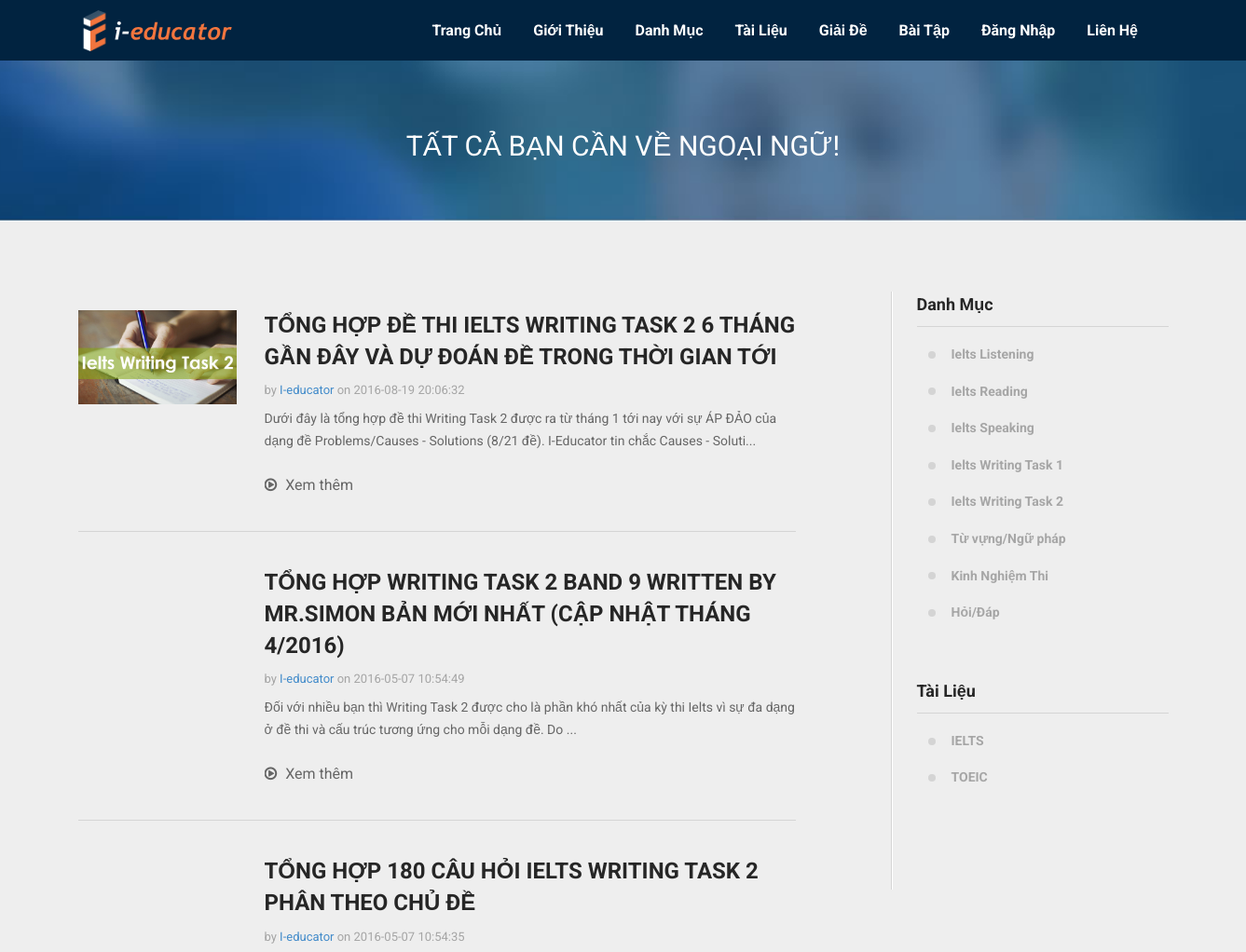
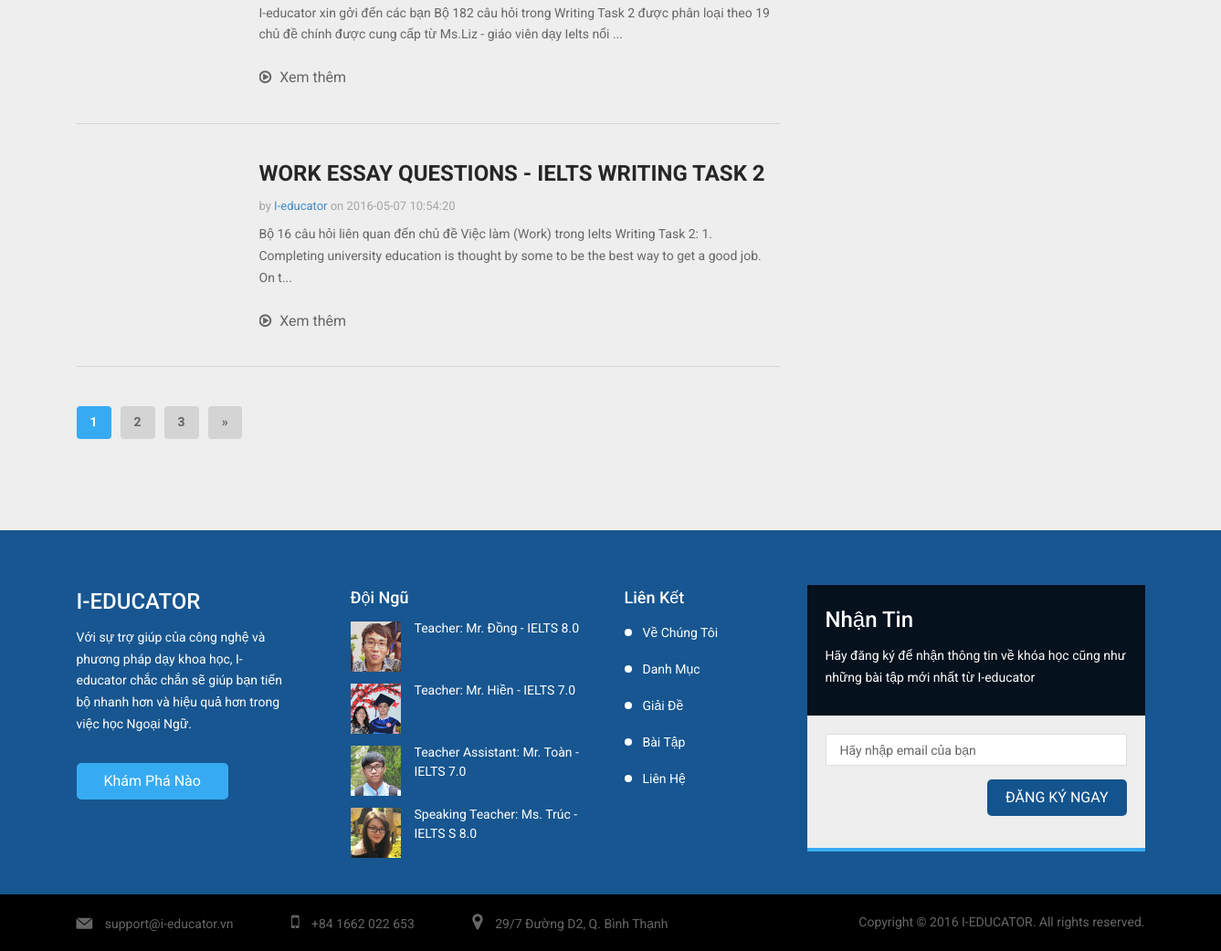
The app's page /danh-muc/ielts-writing-task-2/ with its own data (2 pictures, top to bottom).
### tables this page shows
CREATE TABLE IF NOT EXISTS `postData` (
  `id` int(10) NOT NULL AUTO_INCREMENT,
  `postLink` varchar(250) NOT NULL,
  `title` varchar(250) NOT NULL,
  `content` longtext NOT NULL,
  `thumbnail` varchar(100) DEFAULT NULL,
  `cat` varchar(100) NOT NULL,
  `timeCreated` datetime NOT NULL,
  PRIMARY KEY (`id`),
  UNIQUE KEY `postLink` (`postLink`)
);

### config.php (called while the page is built, shortened)
<?php
function checkText($text){
    $result = htmlspecialchars($text);
    $result = htmlentities($result);
    $result = addslashes($result);
    return $result;
}
function getRenderedHTML($path, $pageTitle)
{
    $_DEFAULT_PAGE_TITLE = 'Trung tâm luyện thi IELTS, TOEIC - I-EDUCATOR';
    $var=ob_get_contents();
    return $var;
}
?>

### php-slugs.php (called while the page is built, shortened)
<?php
   function stripVN($str) {
    $str = preg_replace("/(à|á|ạ|ả|ã|â|ầ|ấ|ậ|ẩ|ẫ|ă|ằ|ắ|ặ|ẳ|ẵ)/", 'a', $str);
    $str = preg_replace("/(è|é|ẹ|ẻ|ẽ|ê|ề|ế|ệ|ể|ễ)/", 'e', $str);
    $str = preg_replace("/(ì|í|ị|ỉ|ĩ)/", 'i', $str);
    $str = preg_replace("/(ò|ó|ọ|ỏ|õ|ô|ồ|ố|ộ|ổ|ỗ|ơ|ờ|ớ|ợ|ở|ỡ)/", 'o', $str);
    $str = preg_replace("/(ù|ú|ụ|ủ|ũ|ư|ừ|ứ|ự|ử|ữ)/", 'u', $str);
    $str = preg_replace("/(ỳ|ý|ỵ|ỷ|ỹ)/", 'y', $str);
    $str = preg_replace("/(đ)/", 'd', $str);
    $str = preg_replace("/(À|Á|Ạ|Ả|Ã|Â|Ầ|Ấ|Ậ|Ẩ|Ẫ|Ă|Ằ|Ắ|Ặ|Ẳ|Ẵ)/", 'A', $str);
    $str = preg_replace("/(È|É|Ẹ|Ẻ|Ẽ|Ê|Ề|Ế|Ệ|Ể|Ễ)/", 'E', $str);
    $str = preg_replace("/(Ì|Í|Ị|Ỉ|Ĩ)/", 'I', $str);
    $str = preg_replace("/(Ò|Ó|Ọ|Ỏ|Õ|Ô|Ồ|Ố|Ộ|Ổ|Ỗ|Ơ|Ờ|Ớ|Ợ|Ở|Ỡ)/", 'O', $str);
    $str = preg_replace("/(Ù|Ú|Ụ|Ủ|Ũ|Ư|Ừ|Ứ|Ự|Ử|Ữ)/", 'U', $str);
    $str = preg_replace("/(Ỳ|Ý|Ỵ|Ỷ|Ỹ)/", 'Y', $str);
    $str = preg_replace("/(Đ)/", 'D', $str);
    return $str;
}
   function noDiacritics($string)
   {
      $cyrylicFrom = array('А', 'Б', 'В', 'Г', 'Д', 'Е', 'Ё', 'Ж', 'З', 'И', 'Й', 'К', 'Л', 'М', 'Н', 'О', 'П', 'Р', 'С', 'Т', 'У', 'Ф', 'Х', 'Ц', 'Ч', 'Ш', 'Щ', 'Ъ', 'Ы', 'Ь', 'Э', 'Ю', 'Я', 'а', 'б', 'в', 'г', 'д', 'е', 'ё', 'ж', 'з', 'и', 'й', 'к', 'л', 'м', 'н', 'о', 'п', 'р', 'с', 'т', 'у', 'ф', 'х', 'ц', 'ч', 'ш', 'щ', 'ъ', 'ы', 'ь', 'э', 'ю', 'я');
      $cyrylicTo   = array('A', 'B', 'W', 'G', 'D', 'Ie', 'Io', 'Z', 'Z', 'I', 'J', 'K', 'L', 'M', 'N', 'O', 'P', 'R', 'S', 'T', 'U', 'F', 'Ch', 'C', 'Tch', 'Sh', 'Shtch', '', 'Y', '', 'E', 'Iu', 'Ia', 'a', 'b', 'w', 'g', 'd', 'ie', 'io', 'z', 'z', 'i', 'j', 'k', 'l', 'm', 'n', 'o', 'p', 'r', 's', 't', 'u', 'f', 'ch', 'c', 'tch', 'sh', 'shtch', '', 'y', '', 'e', 'iu', 'ia');
      $from = array("Á", "À", "Â", "Ä", "Ă", "Ā", "Ã", "Å", "Ą", "Æ", "Ć", "Ċ", "Ĉ", "Č", "Ç", "Ď", "Đ", "Ð", "É", "È", "Ė", "Ê", "Ë", "Ě", "Ē", "Ę", "Ə", "Ġ", "Ĝ", "Ğ", "Ģ", "á", "à", "â", "ä", "ă", "ā", "ã", "å", "ą", "æ", "ć", "ċ", "ĉ", "č", "ç", "ď", "đ", "ð", "é", "è", "ė", "ê", "ë", "ě", "ē", "ę", "ə", "ġ", "ĝ", "ğ", "ģ", "Ĥ", "Ħ", "I", "Í", "Ì", "İ", "Î", "Ï", "Ī", "Į", "Ĳ", "Ĵ", "Ķ", "Ļ", "Ł", "Ń", "Ň", "Ñ", "Ņ", "Ó", "Ò", "Ô", "Ö", "Õ", "Ő", "Ø", "Ơ", "Œ", "ĥ", "ħ", "ı", "í", "ì", "i", "î", "ï", "ī", "į", "ĳ", "ĵ", "ķ", "ļ", "ł", "ń", "ň", "ñ", "ņ", "ó", "ò", "ô", "ö", "õ", "ő", "ø", "ơ", "œ", "Ŕ", "Ř", "Ś", "Ŝ", "Š", "Ş", "Ť", "Ţ", "Þ", "Ú", "Ù", "Û", "Ü", "Ŭ", "Ū", "Ů", "Ų", "Ű", "Ư", "Ŵ", "Ý", "Ŷ", "Ÿ", "Ź", "Ż", "Ž", "ŕ", "ř", "ś", "ŝ", "š", "ş", "ß", "ť", "ţ", "þ", "ú", "ù", "û", "ü", "ŭ", "ū", "ů", "ų", "ű", "ư", "ŵ", "ý", "ŷ", "ÿ", "ź", "ż", "ž");
      $to   = array("A", "A", "A", "A", "A", "A", "A", "A", "A", "AE", "C", "C", "C", "C", "C", "D", "D", "D", "E", "E", "E", "E", "E", "E", "E", "E", "G", "G", "G", "G", "G", "a", "a", "a", "a", "a", "a", "a", "a", "a", "ae", "c", "c", "c", "c", "c", "d", "d", "d", "e", "e", "e", "e", "e", "e", "e", "e", "g", "g", "g", "g", "g", "H", "H", "I", "I", "I", "I", "I", "I", "I", "I", "IJ", "J", "K", "L", "L", "N", "N", "N", "N", "O", "O", "O", "O", "O", "O", "O", "O", "CE", "h", "h", "i", "i", "i", "i", "i", "i", "i", "i", "ij", "j", "k", "l", "l", "n", "n", "n", "n", "o", "o", "o", "o", "o", "o", "o", "o", "o", "R", "R", "S", "S", "S", "S", "T", "T", "T", "U", "U", "U", "U", "U", "U", "U", "U", "U", "U", "W", "Y", "Y", "Y", "Z", "Z", "Z", "r", "r", "s", "s", "s", "s", "B", "t", "t", "b", "u", "u", "u", "u", "u", "u", "u", "u", "u", "u", "w", "y", "y", "y", "z", "z", "z");
      $from = array_merge($from, $cyrylicFrom);
      $to   = array_merge($to, $cyrylicTo);
      $string = stripVN($string);
      $newstring=str_replace($from, $to, $string);
      return $newstring;
   }
   function makeSlugs($string, $maxlen=0)
   {
      $newStringTab=array();
      $string=strtolower(noDiacritics($string));
      if(function_exists('str_split'))
      {
         $stringTab=str_split($string);
      }
      else
      {
         $stringTab=my_str_split($string);
      }
      $numbers=array("0","1","2","3","4","5","6","7","8","9","-");
      foreach($stringTab as $letter)
      {
         if(in_array($letter, range("a", "z")) || in_array($letter, $numbers))
         {
            $newStringTab[]=$letter;
         }
         elseif($letter==" ")
         {
            $newStringTab[]="-";
         }
      }
      if(count($newStringTab))
      {
         $newString=implode($newStringTab);
         $newString = removeDuplicates('--', '-', $newString);
      }
      else
      {
         $newString='';
      }
      return $newString;
   }
   function removeDuplicates($sSearch, $sReplace, $sSubject)
   {
      $i=0;
      do{
         $sSubject=str_replace($sSearch, $sReplace, $sSubject);
         $pos=strpos($sSubject, $sSearch);
      }while($pos!==false);
      return $sSubject;
   }
?>

### post.php (the view, shortened to what this page needs)
<?php
require_once 'config.php';
require_once 'php-slugs.php';
$pageTitle = '';
if (($_SERVER['REQUEST_METHOD'] == 'GET')&&!empty($_GET['db'])&&!empty($_GET['title'])&&!empty($_GET['cat'])) {
	$title = checkText($_GET['title']);
	$title = substr($title, 0, -4);
}
echo getRenderedHTML('_header.php', $pageTitle);
?>
    <section class="sub-banner sub-banner-course">
        <div class="awe-static bg-sub-banner-course"></div>
        <div class="container">
            <div class="sub-banner-content">
                <h2 class="text-center">TẤT CẢ BẠN CẦN VỀ NGOẠI NGỮ!</h2>
            </div>
        </div>
    </section>
    <section class="blog">
        <div class="container">
            <div class="row">
                <div class="col-md-8">
	                    <?php
	                    if (($_SERVER['REQUEST_METHOD'] == 'GET')&&!empty($_GET['db'])&&!empty($_GET['path'])&&!empty($_GET['cat'])) {
	                    	$path = checkText($_GET['path']);
							$cat = checkText($_GET['cat']);
							if(!empty($_GET['title'])) {
								$title = checkText($_GET['title']);
								$title = substr($title, 0, -4);
							} else {
								$title = '';
							}
							$sql="";
							if(empty($title)){
								?><div class="blog-list-content"><?php
								if($cat=='tat-ca')
									$sql = "SELECT * FROM ".$_GET['db']." ORDER BY timeCreated DESC";
								else
									$sql = "SELECT * FROM ".$_GET['db']." WHERE cat='".$cat."' ORDER BY timeCreated DESC";
								$rec_limit = 4;
								if(isset($_GET['page']) && intval($_GET['page'])>0) {
						            $page = substr($_GET['page'], 0, -4);
						            $offset = $rec_limit * ($page-1);
						        }else {
						           	$offset = 0;
						        }
						        if($cat=='tat-ca')
									$sql = "SELECT * FROM ".$_GET['db']." ORDER BY timeCreated DESC LIMIT $offset, $rec_limit";
								else
									$sql = "SELECT * FROM ".$_GET['db']." WHERE cat='".$cat."' ORDER BY timeCreated DESC LIMIT $offset, $rec_limit";
								$result = mysql_query($sql, $conn);
								if (mysql_num_rows($result) > 0) {
									while($row = mysql_fetch_assoc($result)){
										?>
				                        <div class="post">
				                            <div class="post-media">
				                                <div class="image-thumb">
				                                	<?php
				                                	if($row['thumbnail']!=null)
				                                		$imageSrc = "/".$row['thumbnail'];
				                                	else
				                                		$imageSrc = "/images/posts/".$row['cat'].".jpg";
				                                	?>
				                                    <a href="<?php echo '/'.$path.'/'.$row['cat'].'/'.makeSlugs($row['title'])?>"><img src="<?php echo $imageSrc?>" alt=""></a>
				                                </div>
				                            </div>
				                            <div class="post-body">
				                                <div class="post-title">
				                                    <h3 class="md"><a href="<?php echo '/'.$path.'/'.$row['cat'].'/'.makeSlugs($row['title'])?>"><?php echo $row["title"]?></a></h3>
				                                </div>
				                                <div class="post-meta">
				                                    by <a href="javascript:void(0)">I-educator</a> on <?php echo $row["timeCreated"]?>
				                                </div>
				                                <div class="post-content">
				                                    <p><?php $content=strip_tags($row["content"]);
				                                    	$content = (strlen($content) > 240) ? substr($content,0,235).'...' : $content;
				                                    	echo $content;
				                                    ?></p>
				                                </div>
				                                <div class="post-link">
				                                    <a href="<?php echo '/'.$path.'/'.$row['cat'].'/'.makeSlugs($row['title'])?>">
				                                        <i class="fa fa-play-circle-o"></i>
				                                        Xem thêm
				                                    </a>
				                                </div>
				                            </div>
				                        </div>
				                        <?php
									}?>
									<ul class="pager" id="pager">
									</ul>
									<?php
								}
								else
									echo "<strong>Sorry! Post not found!</strong>";
								?>
		                        </div>
								<?php
							}
                    	}else
                        	echo "<strong>Sorry! Post not found!</strong>";
                        ?>
                </div>
                <div class="col-md-3 col-md-offset-1">
                    <aside class="blog-sidebar">
						<div class="widget widget_categories">
                            <h4 class="sm">Danh Mục</h4>
                            <ul>
                                <li><a href="/danh-muc/ielts-listening/">Ielts Listening</a></li>
								<li><a href="/danh-muc/ielts-reading/">Ielts Reading</a></li>
								<li><a href="/danh-muc/ielts-speaking/">Ielts Speaking</a></li>
								<li><a href="/danh-muc/ielts-writing-task-1/">Ielts Writing Task 1</a></li>
								<li><a href="/danh-muc/ielts-writing-task-2/">Ielts Writing Task 2</a></li>
								<li><a href="/danh-muc/tu-vungngu-phap/">Từ vựng/Ngữ pháp</a></li>
								<li><a href="/danh-muc/kinh-nghiem-thi/">Kinh Nghiệm Thi</a></li>
								<li><a href="/danh-muc/hoidap/">Hỏi/Đáp</a></li>
                            </ul>
                        </div>
                        <div class="widget widget_categories">
                            <h4 class="sm">Tài Liệu</h4>
                            <ul>
                                <li><a href="/tai-lieu/tai-lieu-ielts/">IELTS</a></li>
								<li><a href="/tai-lieu/tai-lieu-toeic/">TOEIC</a></li>
                            </ul>
                        </div>
                    </aside>
                </div>
            </div>
        </div>
    </section>
<?php echo getRenderedHTML('_footer.php', null) ?>

### records on screen
postdata: cat (picture), title "TỔNG HỢP ĐỀ THI IELTS WRITING TASK 2 6 THÁNG GẦN ĐÂY VÀ DỰ ĐOÁN ĐỀ TRONG THỜI GIAN TỚI", timeCreated "2016-08-19 20:06:32", content "Dưới đây là tổng hợp đề thi Writing Task 2 được ra từ tháng 1 tới nay với sự ÁP ĐẢO của dạng đề Problems/Causes - Solutions (8/21 đề). I-Educator tin chắc Causes - Soluti..."
postdata: title "TỔNG HỢP WRITING TASK 2 BAND 9 WRITTEN BY MR.SIMON BẢN MỚI NHẤT (CẬP NHẬT THÁNG 4/2016)", timeCreated "2016-05-07 10:54:49", content "Đối với nhiều bạn thì Writing Task 2 được cho là phần khó nhất của kỳ thi Ielts vì sự đa dạng ở đề thi và cấu trúc tương ứng cho mỗi dạng đề. Do ..."
postdata: title "TỔNG HỢP 180 CÂU HỎI IELTS WRITING TASK 2 PHÂN THEO CHỦ ĐỀ", timeCreated "2016-05-07 10:54:35", content "I-educator xin gởi đến các bạn Bộ 182 câu hỏi trong Writing Task 2 được phân loại theo 19 chủ đề chính được cung cấp từ Ms.Liz - giáo viên dạy Ielts nổi ..."
postdata: title "WORK ESSAY QUESTIONS - IELTS WRITING TASK 2", timeCreated "2016-05-07 10:54:20", content "Bộ 16 câu hỏi liên quan đến chủ đề Việc làm (Work) trong Ielts Writing Task 2: 1. Completing university education is thought by some to be the best way to get a good job. On t..."
